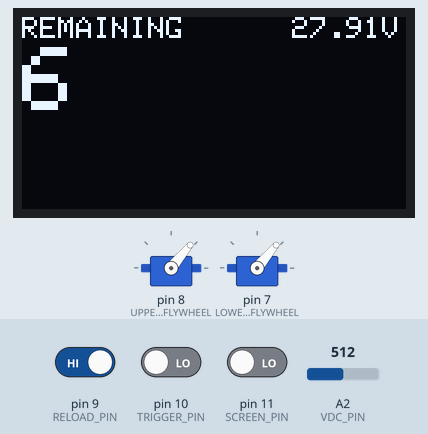
This sketch was run on a simulated Arduino Uno, built with avr-gcc and run on an emulated ATmega328P. Parts: 2 × servo, 128×64 one-colour display. The test bench sets the inputs (shaded band); at power-on: pin 10 (TRIGGER_PIN) LOW, A2 (VDC_PIN) = 512, pin 9 (RELOAD_PIN) HIGH, pin 11 (SCREEN_PIN) LOW. What the sketch prints to the serial monitor is not drawn.

Above: at 7.2 s.
7.3 s: pin 10 (TRIGGER_PIN) driven HIGH
At 7.9 s:
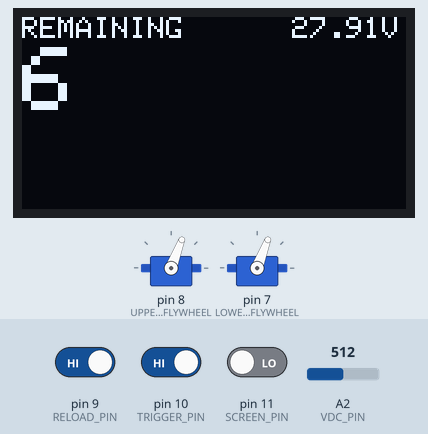
8.8 s: pin 10 (TRIGGER_PIN) driven LOW
At 10.8 s:
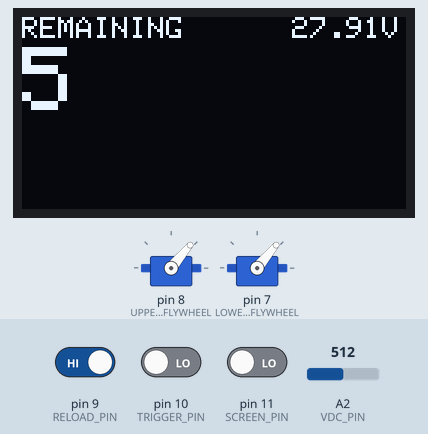
11.8 s: A2 (VDC_PIN) set to 716
At 13.3 s:
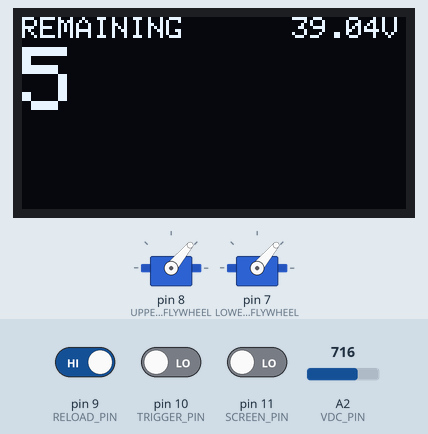
13.6 s: pin 9 (RELOAD_PIN) driven LOW
At 14.8 s:
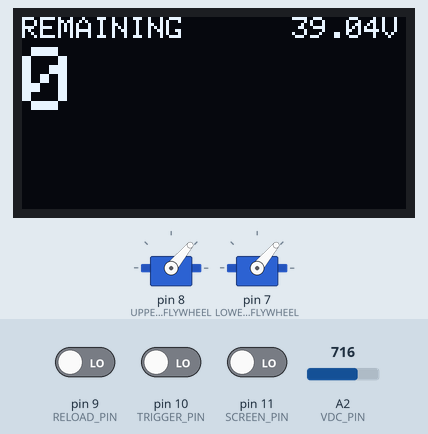
15.1 s: A2 (VDC_PIN) set to 900
At 16.4 s:
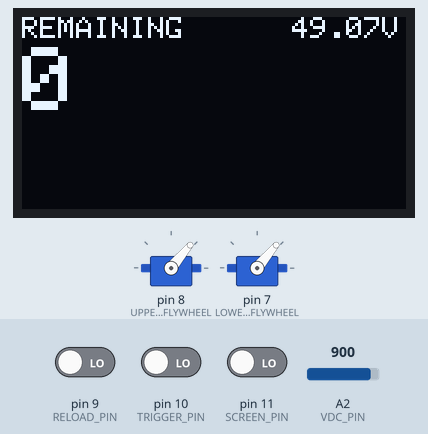
16.9 s: pin 9 (RELOAD_PIN) driven HIGH
At 17.8 s:
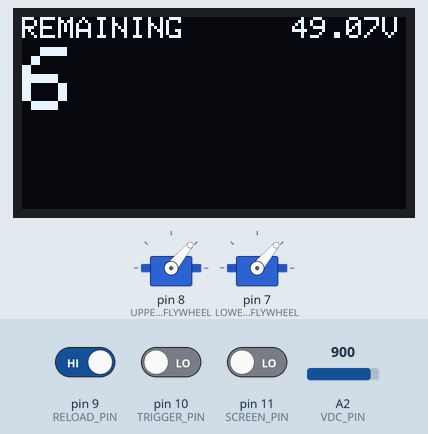
Timing chart, 0 to 19.4 s (numbered marks = the images above; inputs shaded):
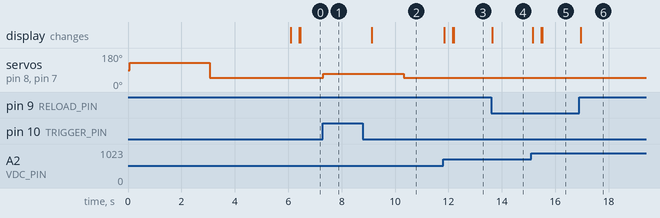

The sketch:

dart-control_v1.ino
```cpp
// (licence header left out)
#include <SPI.h>
#include <Wire.h>
#include <Adafruit_GFX.h>
#include <Adafruit_SSD1306.h>
#include <Servo.h>

Adafruit_SSD1306 display(4);

// Arduino constant pins.
#define VDC_PIN            A2  // Analog 2
#define DATA_PIN           A3  // Analog 3
                               // Analog 4 SDA
                               // Analog 5 SCL
#define STEPPER_PIN_A1     3   // Digital 3
#define STEPPER_PIN_A2     4   // Digital 4
#define STEPPER_PIN_B1     5   // Digital 5
#define STEPPER_PIN_B2     6   // Digital 6
#define LOWER_FLYWHEEL     7   // Digital 7
#define UPPER_FLYWHEEL     8   // Digital 8
#define RELOAD_PIN         9   // Digital 9
#define TRIGGER_PIN        10  // Digital 10
#define SCREEN_PIN         11  // Digital 11

// Internal constants.
#define STEPS_PER_PUSH         13
#define STEP_DELAY             2
#define FLYWHEEL_MIN_VALUE     1060
#define FLYWHEEL_MAX_VALUE     1860
#define FLYWHEEL_SPINUP_TIME   250
#define FLYWHEEL_SPIN_TIME     3000
#define CALIBRATION_DELAY_TIME 3000
#define VDC_MIN 9.5
#define VDC_MAX 12.6
#define VDC_SAMPLE_SIZE 10

// External input values.
int flywheelFps = FLYWHEEL_MIN_VALUE + 200;
int flywheelUpperBias = 0;
int flywheelLowerBias = 0;
int pusherDps = 1; // Darts per second
int magSize = 6;

// Internal counting values.
int dartsToPush = 1;
int totalDartsFired;
int remainingDarts;

// Internal state.
int  displayId;
bool resetInputValue;
bool newMag;
float vdcReadings[VDC_SAMPLE_SIZE];
int vdcReadingsIndex;
bool flywheelsSpinning;
long flywheelsStartTime;

// Objects.
Servo upperFlywheel;
Servo lowerFlywheel;

//
// Logging functions.
//

void info(const char str[]) {
  if (Serial) {
    Serial.print(str);
  }
}

void info(int i) {
  if (Serial) {
    Serial.print(i);
  }
}

void info(float i) {
  if (Serial) {
    Serial.print(i);
  }
}

//
// Stepper functions.
//

void step1() {
  digitalWrite(STEPPER_PIN_A1, HIGH);
  digitalWrite(STEPPER_PIN_A2, LOW);
  digitalWrite(STEPPER_PIN_B1, HIGH);
  digitalWrite(STEPPER_PIN_B2, LOW);
  delay(STEP_DELAY);
}
void step2() {
  digitalWrite(STEPPER_PIN_A1, LOW);
  digitalWrite(STEPPER_PIN_A2, HIGH);
  digitalWrite(STEPPER_PIN_B1, HIGH);
  digitalWrite(STEPPER_PIN_B2, LOW);
  delay(STEP_DELAY);
}
void step3() {
  digitalWrite(STEPPER_PIN_A1, LOW);
  digitalWrite(STEPPER_PIN_A2, HIGH);
  digitalWrite(STEPPER_PIN_B1, LOW);
  digitalWrite(STEPPER_PIN_B2, HIGH);
  delay(STEP_DELAY);
}
void step4() {
  digitalWrite(STEPPER_PIN_A1, HIGH);
  digitalWrite(STEPPER_PIN_A2, LOW);
  digitalWrite(STEPPER_PIN_B1, LOW);
  digitalWrite(STEPPER_PIN_B2, HIGH);
  delay(STEP_DELAY);
}
void stopMotor() {
  digitalWrite(STEPPER_PIN_A1, LOW);
  digitalWrite(STEPPER_PIN_A2, LOW);
  digitalWrite(STEPPER_PIN_B1, LOW);
  digitalWrite(STEPPER_PIN_B2, LOW);
}

//
// Operational functions.
//

void setup() {
  // Assign pins.
  pinMode(STEPPER_PIN_A1, OUTPUT);
  pinMode(STEPPER_PIN_A2, OUTPUT);
  pinMode(STEPPER_PIN_B1, OUTPUT);
  pinMode(STEPPER_PIN_B2, OUTPUT);
  pinMode(RELOAD_PIN, INPUT);
  pinMode(TRIGGER_PIN, INPUT);
  pinMode(SCREEN_PIN, INPUT);
  upperFlywheel.attach(UPPER_FLYWHEEL);
  lowerFlywheel.attach(LOWER_FLYWHEEL);
  // Start the system.
  Serial.begin(9600);
  startDisplay();
  calibrateFlywheels();
  info("AM-1 is hot, have fun.\n");
}

void startDisplay() {
  display.begin(SSD1306_SWITCHCAPVCC, 0x3C);
  display.clearDisplay();
  display.setTextColor(WHITE);
  display.setCursor(0, 0);
  display.println("BOOTING...");
  display.display();
  info("Display started.\n");
}

void updateDisplay(int id) {
  display.clearDisplay();
  switch (id) {
    case 0:
      // Show remaining darts.
      renderRemainingDarts();
      break;
    case 1:
      // Change Mag Size.
      renderMagSize();
      break;
    case 2:
      // Change Mode.
      renderMode();
      break;
    case 3:
      // Change DPS.
      renderDps();
      break;
    case 4:
      // Change FPS.
      renderFps();
      break;
    case 5:
      // Change Bias.
      renderBias();
      break;
    case 6:
      // Show Info.
      renderInfo();
      break;
  }
  renderBattery();
  display.display();
}

void renderRemainingDarts() {
  display.setTextColor(WHITE);
  display.setCursor(0, 0);
  display.setTextSize(1);
  display.println("REMAINING");
  display.setTextSize(3);
  display.setCursor(0, 10);
  display.println(remainingDarts);
}

void renderMagSize() {
  display.setTextColor(WHITE);
  display.setCursor(0, 0);
  display.setTextSize(1);
  display.println("MAG SIZE");
  display.setTextSize(3);
  display.setCursor(0, 10);
  display.println(magSize);
}

void renderFps() {
  display.setTextColor(WHITE);
  display.setCursor(0, 0);
  display.setTextSize(1);
  display.println("FPS");
  display.setTextSize(3);
  display.setCursor(0, 10);
  display.println(flywheelFps - FLYWHEEL_MIN_VALUE);
}

void renderDps() {
  display.setTextColor(WHITE);
  display.setCursor(0, 0);
  display.setTextSize(1);
  display.println("DPS");
  display.setTextSize(3);
  display.setCursor(0, 10);
  display.println(pusherDps);
}

void renderBias() {
  display.setTextColor(WHITE);
  display.setCursor(0, 0);
  display.setTextSize(1);
  display.println("BIAS");
  display.setTextSize(3);
  display.setCursor(0,10);
  display.println(flywheelUpperBias);
  display.setCursor(65, 10);
  display.println(flywheelLowerBias);
}

void renderMode() {
  display.setTextColor(WHITE);
  display.setCursor(0, 0);
  display.setTextSize(1);
  display.println("BURST MODE");
  display.setTextSize(3);
  display.setCursor(0, 10);
  switch (dartsToPush) {
    case 1:
      display.println("Single");
      break;
    case 2:
      display.println("Double");
      break;
    case 3:
      display.println("Tripple");
      break;
    case 4:
      display.println("Auto");
      break;
  }
}

void renderBattery() {
  display.setTextColor(WHITE);
  display.setCursor(90, 0);
  display.setTextSize(1);
  display.print(getBatteryVoltage());
  display.setCursor(120, 0);
  display.print("V");
}

void renderBatteryError() {
  float vdc = getBatteryVoltage();
  display.clearDisplay();
  display.setTextColor(WHITE);
  display.setCursor(0, 0);
  display.setTextSize(1);
  if (vdc <= VDC_MIN) {
    display.println("BATTERY LOW");
  } else if (vdc >= VDC_MAX) {
    display.println("BATTERY ERROR");
  }
  display.setTextSize(3);
  display.setCursor(0, 10);
  display.print(vdc);
  display.display();
}

void renderInfo() {
  display.setTextSize(1);
  display.setTextColor(WHITE);
  // Top.
  display.setCursor(0, 0);
  display.print("INFO");
  // Left side.
  display.setCursor(0, 8);
  display.print("FPS:   ");
  display.println(flywheelFps - FLYWHEEL_MIN_VALUE);
  display.print("BURST: ");
  display.println(dartsToPush);
  display.print("FIRED: ");
  display.println(totalDartsFired);
  // Right Side.
  display.setCursor(80, 8);
  display.print("DPS: ");
  display.println(pusherDps);
  display.setCursor(80,16);
  display.print("UB:  ");
  display.println(flywheelUpperBias);
  display.setCursor(80, 24);
  display.print("LB:  ");
  display.println(flywheelLowerBias);
}

// Used by the Afro ESC 12A Speed Controller.
// This does not work if the Arduino is powered via USB.
void calibrateFlywheels() {
  info("Calibration of flywheels started.\n");
  upperFlywheel.writeMicroseconds(FLYWHEEL_MAX_VALUE);
  lowerFlywheel.writeMicroseconds(FLYWHEEL_MAX_VALUE);
  delay(CALIBRATION_DELAY_TIME);
  upperFlywheel.writeMicroseconds(FLYWHEEL_MIN_VALUE);
  lowerFlywheel.writeMicroseconds(FLYWHEEL_MIN_VALUE);
  delay(CALIBRATION_DELAY_TIME);
  info("Calibration of flywheels compeleted.\n");
}

void readDisplayIdInputValue() {
  if (digitalRead(SCREEN_PIN) == HIGH) {
    displayId++;
    if (displayId > 6) {
      displayId = 0;
    }
    resetInputValue = true;
    while (digitalRead(SCREEN_PIN) == HIGH) {
      delay(200);
    }
  }
}

// Read from potentiometer.
void readPotInputValue(int id) {
  int value = analogRead(DATA_PIN);
  if (resetInputValue && value > 0) {
    return;
  }
  resetInputValue = false;
  switch (id) {
    case 1:
      // Change Mag Size.
      magSize = map(value, 0, 1023, 1, 50);
      remainingDarts = magSize;
      break;
    case 2:
      // Change Mode.
      // 1 = Single round.
      // 2 = Double tap.
      // 3 = Three round burst.
      // 4 = Full Auto.
      dartsToPush = map(value, 10, 900, 1, 4);
      break;
    case 3:
      // Change DPS.
      pusherDps = map(value, 0, 1023, 1, 10);
      break;
    case 4:
      // Change FPS.
      flywheelFps = map(value, 0, 1023, FLYWHEEL_MIN_VALUE + 80, FLYWHEEL_MAX_VALUE);
      break;
    case 5:
      // Change Bias.
      int bias = map(value, 0, 1023, -50, 50);
      flywheelUpperBias = bias;
      flywheelLowerBias = bias * -1;
      break;
  }
}

float getBatteryVoltage() {
  float sum;
  // take the VDC analog samples and add them up.
  for (int i = 0; i < VDC_SAMPLE_SIZE; i++) {
      sum += vdcReadings[i];
  }
  // Calculate the voltage
  // Use 5.0 for a 5.0V ADC reference voltage
  // 5.015V is the calibrated reference voltage
  return ((sum / (float)VDC_SAMPLE_SIZE * 5.015) / 1024.0) * 11.132;
}

void readBatteryVoltage() {
  analogRead(VDC_PIN); // Read the PIN as we could get an old value.
  delay(10); // Make sure the MUTEX has switched to our PIN.
  vdcReadings[vdcReadingsIndex] = analogRead(VDC_PIN);
  vdcReadingsIndex++;
  if (vdcReadingsIndex >= VDC_SAMPLE_SIZE) {
    vdcReadingsIndex = 0;
  }
}

void readLoadingState() {
  if (newMag == true && digitalRead(RELOAD_PIN) == LOW) {
    remainingDarts = 0;
    newMag = false;
    info("Mag removed.\n");
  }
  if (newMag == false && digitalRead(RELOAD_PIN) == HIGH) {
    remainingDarts = magSize;
    newMag = true;
    info("Mag loaded.\n");
  }
}

// Read from momentary switch.
bool readTriggerState() {
  return digitalRead(TRIGGER_PIN) == HIGH;
}

void startFlywheels() {
  // Ramp up speed if more than 50%.
  // ...
  // Set the final speed.
  upperFlywheel.writeMicroseconds(flywheelFps + flywheelUpperBias);
  lowerFlywheel.writeMicroseconds(flywheelFps + flywheelLowerBias);
  delay(FLYWHEEL_SPINUP_TIME);
  flywheelsSpinning = true;
  info("Flywheels started.\n");
}

void stopFlywheels() {
  upperFlywheel.writeMicroseconds(FLYWHEEL_MIN_VALUE);
  lowerFlywheel.writeMicroseconds(FLYWHEEL_MIN_VALUE);
  flywheelsSpinning = false;
  info("Flywheels stopped.\n");
}

void updateFlywheels() {
  long timeSpinning = millis() - flywheelsStartTime;
  if (flywheelsSpinning == true && timeSpinning > FLYWHEEL_SPIN_TIME) {
    stopFlywheels();
    flywheelsSpinning = false;
  }
  if (flywheelsSpinning == false && timeSpinning < FLYWHEEL_SPIN_TIME) {
    startFlywheels();
    flywheelsSpinning = true;
  }
}

void pusherExtend(int steps) {
  while (steps > 0) {
    step4();
    step3();
    step2();
    step1();
    steps--;
  }
}

void pusherRetract(int steps) {
  while (steps > 0) {
    step4();
    step1();
    step2();
    step3();
    steps--;
  }
  stopMotor();
}

void updatePusher() {
  if (dartsToPush == 4) {
    autoPusher();
  } else {
    burstPusher(dartsToPush);
  }
}

void burstPusher(int i) {
  for(i; i > 0; i--) {
    pushDart();
  }
  while (readTriggerState()) {
    info("Waiting for the trigger to be released...\n");
    delay(200);
  }
}

void autoPusher() {
  while (readTriggerState()) {
    pushDart();
  }
}

void pushDart() {
  pusherExtend(STEPS_PER_PUSH);
  pusherRetract(STEPS_PER_PUSH);
  remainingDarts--;
  totalDartsFired++;
  info("Dart fired.\n");
  // Darts per second is achived by pausing inbetween pushes.
  // The pusher always moves as fast as it can.
  delay(1000 / pusherDps);
}

bool isCharged() {
  float vdc = getBatteryVoltage();
  if (vdc > VDC_MIN && vdc < VDC_MAX) {
    return true;
  }
  // Show change battery.
  renderBatteryError();
  info("Battery at ");
  info(vdc);
  info(" VDC\n");
  return false;
}

bool isFiring() {
  if(readTriggerState() == false) {
    return false;
  }
  displayId = 0;
  flywheelsStartTime = millis();
  updateFlywheels();
  updatePusher();
  infoFiringRequest();
  return true;
}

void loop() {
  readBatteryVoltage();
//  if (isCharged() == false) {
//    // If the battery low or high don't do anything.
//    return;
//  }
  if (isFiring() == false) {
    readLoadingState();
    readDisplayIdInputValue();
  }
  if (displayId > 0) {
    readPotInputValue(displayId);
  }
  updateDisplay(displayId);
  updateFlywheels();
}

void infoFiringRequest() {
  info("--------------\n");
  info("Firing Request\n");
  info("--------------\n");
  info("Flywheel feet per second: ");
  info(flywheelFps - FLYWHEEL_MIN_VALUE);
  info("\n");
  info("Upper flywheel bias: ");
  info(flywheelUpperBias);
  info("\n");
  info("Lower flywheel bias: ");
  info(flywheelLowerBias);
  info("\n");
  info("Darts per second: ");
  info(pusherDps);
  info("\n");
  info("Dart burst count: ");
  info(dartsToPush);
  info("\n");
  info("Total darts fired: ");
  info(totalDartsFired);
  info("\n");
}
```

Measured:
- after the input at 7.3 s, servo on pin 8 (UPPER_FLYWHEEL), servo on pin 7 (LOWER_FLYWHEEL): 50° → 69° at once
- after the input at 8.8 s, servo on pin 8 (UPPER_FLYWHEEL), servo on pin 7 (LOWER_FLYWHEEL): 69° → 50° after 1.5 s; the display: changes after 0.33 s (image 2)
- after the input at 11.8 s, the display: first changes after 0.05 s (image 3 shows a later state)
- after the input at 13.6 s, the display: changes at once (image 4)
- after the input at 15.1 s, the display: first changes after 0.06 s (image 5 shows a later state)
- after the input at 16.9 s, the display: changes after 0.05 s (image 6)
